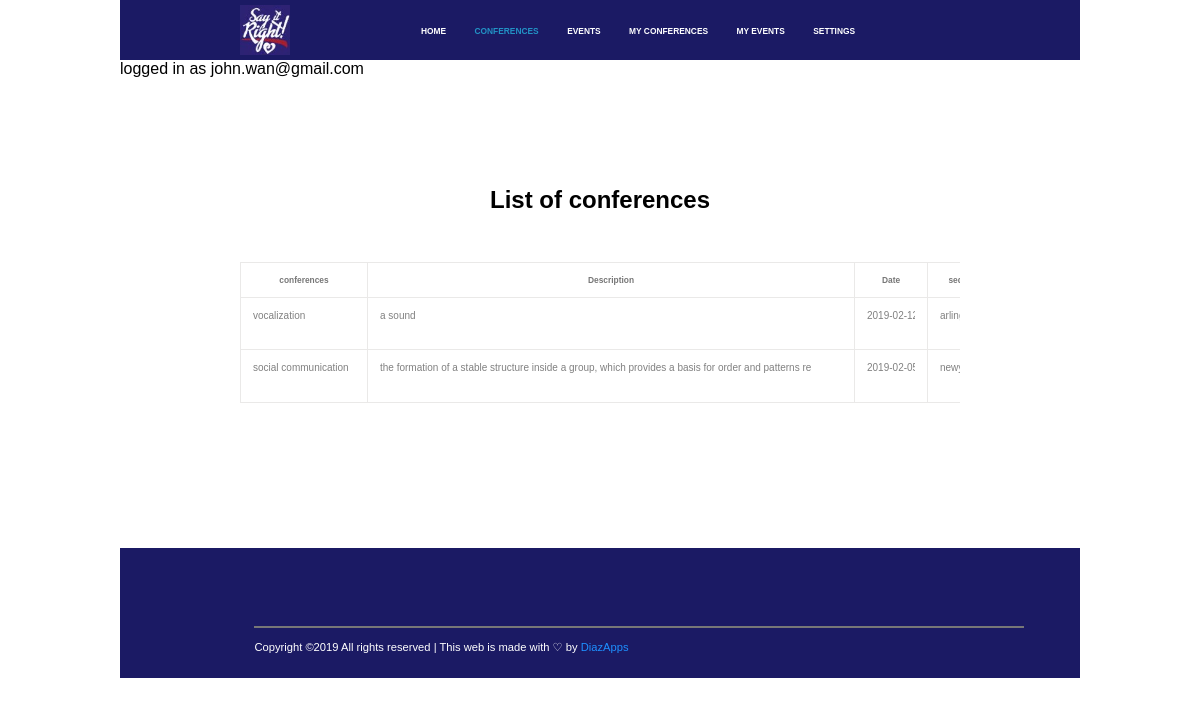
Page /conferences.php (signed in) on the committed database.
### tables this page shows
CREATE TABLE `event` (
  `event_id` int(20) NOT NULL,
  `event_name` varchar(30) NOT NULL,
  `event_type` text NOT NULL,
  `description` varchar(100) NOT NULL,
  `date` date NOT NULL,
  `location` text NOT NULL,
  `user_id` int(20) NOT NULL
);

### conferences.php (the view, shortened to what this page needs)
<!DOCTYPE html>
<html lang="en">
<head>
	<link rel="stylesheet" href="CSS\SayItRight.css">
</head>
<body>
	<div class="wrapper">
		<div class="start">
				<img src="CSS\images\logo.jpg" height="50" width="50">
				<div class="onlyforli">
				<li><a href="indivualuser.php">HOME</a></li>
				<li><a id="active" href="conferences.php">CONFERENCES</a></li>
				<li><a href="eventslist.php">EVENTS</a></li>
				<li><a href="myconferences.php">MY CONFERENCES</a></li>
				<li><a href="myevents.php">MY EVENTS</a></li>
				<li><a href="settings.php">SETTINGS</a></li>
				</div>
		</div>
<?php
echo "logged in as ".$_SESSION['email'];
	$user="kiranmai_root";
	$pass="Pkinnu4*";
	$connectionString = "mysql:host=localhost;dbname=kiranmai_SayItRightWebsite";
	$pdo = new PDO($connectionString,$user,$pass);
$sql = "select * from event where event_type='conference'";
$result = $pdo->query($sql);
echo '
<div class="confercontainer">
	<div class="innerconfercontainer">
		<h1>List of conferences</h1>
		<table>
				<tr>
					<th>conferences</th>
					<th>Description</th>
					<th>Date</th>
					<th>sede</th>
					<th>Confirmation</th>
				</tr>';
echo '<form action="" method="POST">';
$i = 1;
while($row=$result->fetch())
{
	echo '<tr><td><input type="text" size="15" style="border: none; color: grey; font-size: 10px" name="event_name'.$i.'" value="'.$row["event_name"].'" ></td>
			  <td><input type="text" size="75" style="border: none; color: grey; font-size: 10px" rows="2" cols="60" name="description'.$i.'" value="'.$row["description"].'" ></td>
		  <td><input type="text" style="border: none; color: grey; font-size: 10px" size="6" name="date'.$i.'" value="'.$row["date"].'"></td>
		  <td><input type="text" style="border: none; color: grey; font-size: 10px" size="4" name="location'.$i.'" value="'.$row["location"].'"></td>
		  <td><input type="submit" name="add'.$i.'" size="5" name="add" value="add"></td>
		  <td><input type="hidden" name="hide'.$i.'"  value="'.$row["event_id"].'"></td>
		  </tr>';
		  $i++;
};
echo '</form>
</table>
</div>
</div>';
?>
		<div class="final">
		<hr width="80%" size="0.2" color="#777777">
		<p>Copyright &copy2019 All rights reserved | This web is made with &#x2661 by <spam>DiazApps</spam></p>
		</div>
	</div>
</body>
</html>

### CSS/SayItRight.css (style rules this page uses)
* { margin: 0; padding: 0; overflow-x: hidden; }
h1 { font-size: 200%; font-family: georgia, sans-serif; }
.wrapper { width: 80%; height: auto; margin: auto; font-family: verdana,Arial,sans-serif; }
.start { height: 40px; background-color: #1B1A64; text-align: center; padding: 20px 0px 0px 0px; font-family: sans-serif; }
.start img { position: absolute; top: 5px; left: 20%; display: inline; height: 50px; width: 50px; }
.start li { list-style-type: none; display: inline; padding-right: 2.5%; font-size: 0.7vw; position: relative; left: 50px; font-weight: bold; }
.start a { color: #FFFFFF; text-decoration: none; }
#active { color: #2292C5; }
.final { height: 130px; background-color: #1B1A64; color: #FFFFFF; font-family: sans-serif; font-size: 0.7em; }
.final hr { position: relative; top: 60%; left: 14%; color: #777777; border: 0.5px solid #777777; }
.final p { position: relative; top: 70%; left: 14%; }
.final spam { color: #1E90FF; }
.confercontainer { height: 470px; }
.innerconfercontainer { height: 350px; width: 75%; position: relative; top: 23%; margin: auto; }
.innerconfercontainer h1 { text-align: center; margin-bottom: 4vw; font-size: 2vw; font-family: sans-serif; }
.innerconfercontainer table { border-collapse: collapse; }
.innerconfercontainer th, td { border: 1px solid #EAE9E8; font-size: 0.7vw; color: #777777; padding: 1vw; }
.innerconfercontainer td { vertical-align: top; padding-bottom: 1.7vw; }

### rows in the picture
event: event_name1 "vocalization", description1 "a sound", date1 "2019-02-12", location1 "arlington"
event: event_name "social communication", description "the formation of a stable structure inside a group, which provides a basis for order and patterns re", date "2019-02-05", location "newyork"

### other values in the picture
$_SESSION['email'] "john.wan@gmail.com"
